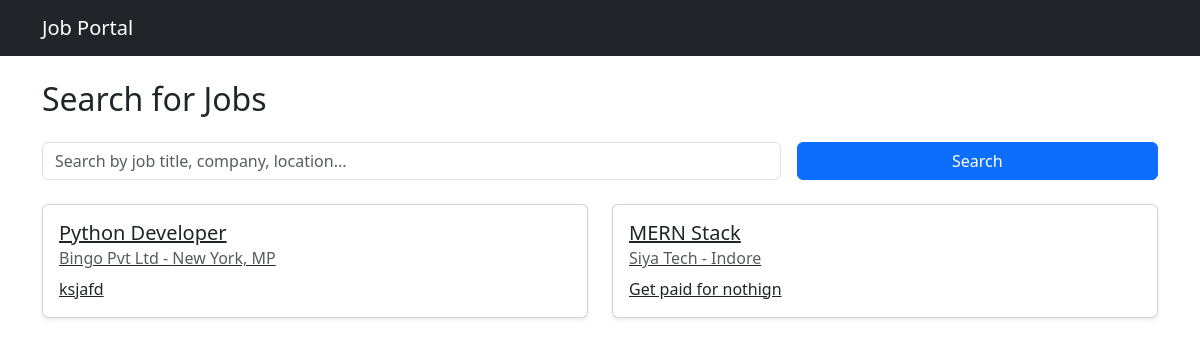
Page /find-job/ on the earlier database version.
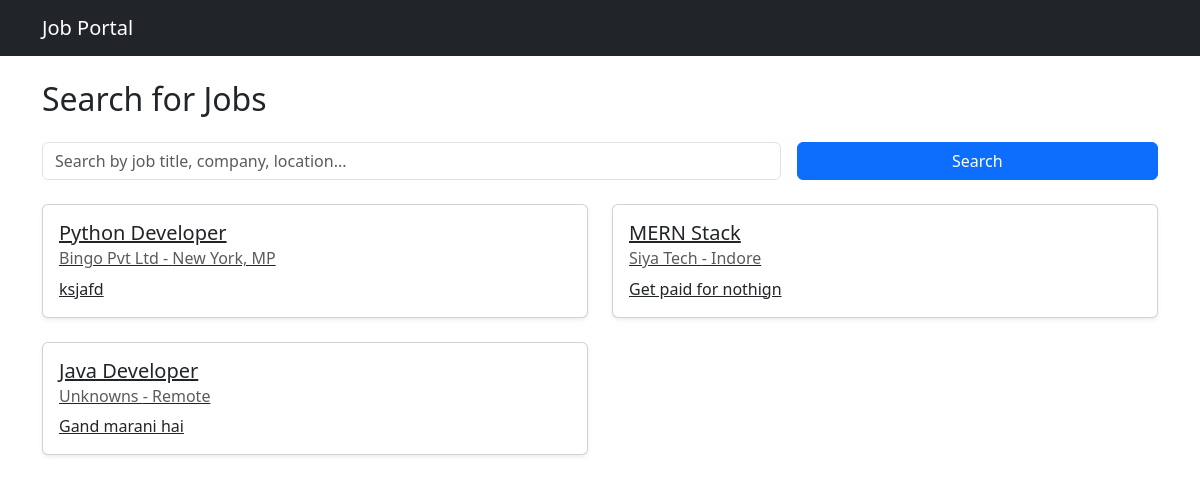
Same page on the later database version.
### myapp/models.py (models this page shows, shortened)
class Job(models.Model):
    job_title = models.CharField(max_length=200)
    company_name = models.CharField(max_length=200)
    description = models.TextField()
    openings = models.PositiveIntegerField()
    location = models.CharField(max_length=100)
    contact_email = models.EmailField()
    approved = models.BooleanField(default=False)
    created_at = models.DateTimeField(auto_now_add=True)

### myapp/views.py (the view)
# urls.py: path('find-job/', views.find_job, name='find_job'),
def find_job(request):
    query = request.GET.get('q')
    jobs = Job.objects.filter(approved = True)
    if query:
        jobs = Job.objects.filter(job_title__icontains=query)
    return render(request, 'myapp/find_job.html', {'jobs': jobs})

### myapp/templates/myapp/find_job.html (shortened to what this page needs)
{% extends "myapp/base.html" %}
{% block content %}
<h2 class="mb-4">Search for Jobs</h2>
<form method="get" class="mb-4 row g-3">
  <div class="col-md-8">
    <input
      type="text"
      name="q"
      class="form-control"
      placeholder="Search by job title, company, location..."
      value="{{ request.GET.q }}"
    />
  </div>
  <div class="col-md-4">
    <button type="submit" class="btn btn-primary w-100">Search</button>
  </div>
</form>
{% if jobs %}
<div class="row">
  {% for job in jobs %}
  <div class="col-md-6 mb-4">
    <div class="card shadow-sm">
      <a href="{% url 'apply_job' job.id %}" class="card-body">
        <h5 class="card-title">{{ job.job_title }}</h5>
        <h6 class="card-subtitle mb-2 text-muted">
          {{ job.company_name }} - {{ job.location }}
        </h6>
        <p class="card-text">{{ job.description|truncatewords:25 }}</p>
      </a>
    </div>
  </div>
  {% endfor %}
</div>
{% else %}
<p class="text-muted">No jobs found.</p>
{% endif %} {% endblock %}

Differences in the rows shown:
added Job: job_title "Java Developer", company_name "Unknowns", location "Remote", description "Gand marani hai"
